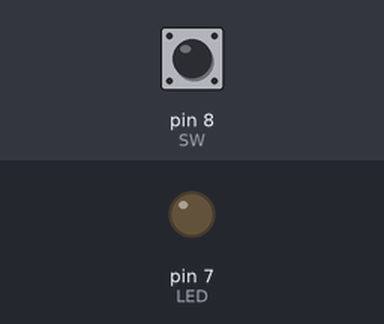
Bench run of a sketch on a simulated Arduino Uno, built with avr-gcc and run on an emulated ATmega328P. Shown: output pins drawn as LEDs (lit = HIGH). The inputs (shaded band) are chosen by the test bench; at power-on: pin 8 (SW) LOW.

Above: at 1.2 s.
1.3 s: pin 8 (SW) pulled HIGH for 0.15 s
At 1.37 s:
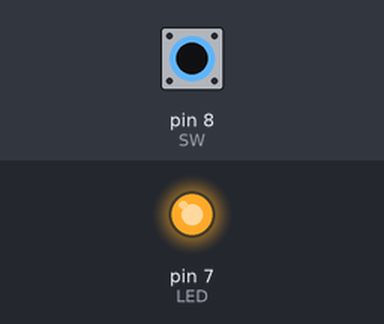
2.9 s: pin 8 (SW) pulled HIGH for 3.2 s
At 6.9 s:
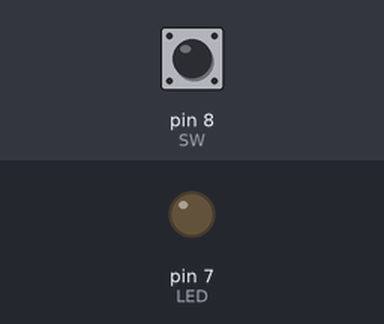
Timing chart, 0 to 8.4 s (numbered marks = the images above; inputs shaded):
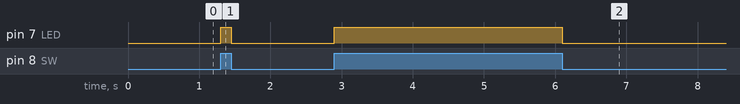

Measured:
- after the input at 1.3 s, pin 7 (LED): LOW → HIGH at once, → LOW 0.15 s later
- after the input at 2.9 s, pin 7 (LED): LOW → HIGH at once, → LOW 3.2 s later

The sketch:

week1_XinruXIe.ino
```cpp
int SW=8;
int LED=7;

void setup()
{
pinMode(SW,INPUT);
pinMode(LED,OUTPUT);
}

void loop()
{
  SW=digitalRead(8);
  if(SW==HIGH)
  {digitalWrite(LED,HIGH);
  delay(0);}
  else
  {digitalWrite(LED,LOW);
  }
}
```
